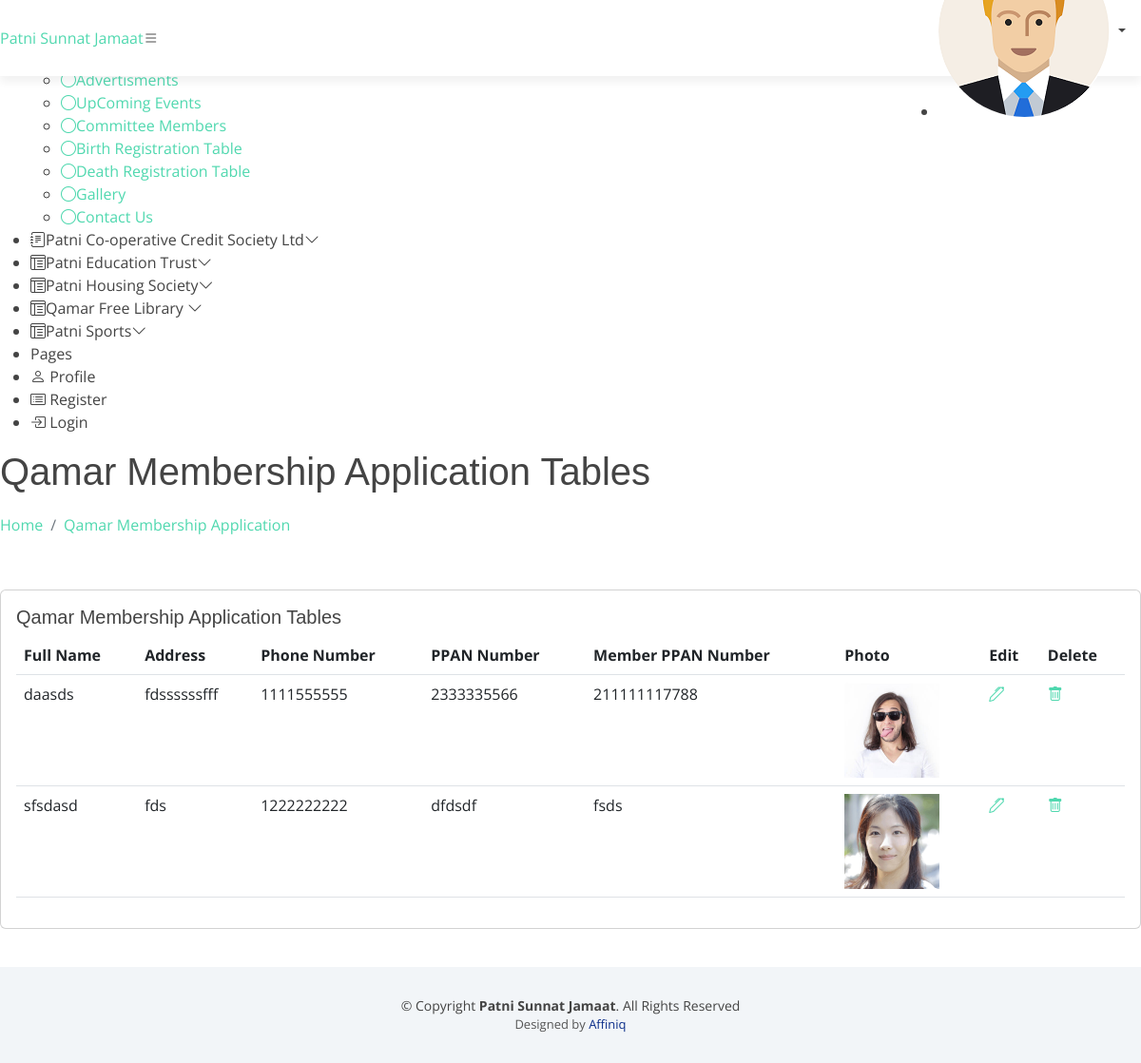
Page /admin/qamar_table.php (signed in) on the committed database.
### tables this page shows
CREATE TABLE `qamar` (
  `q_id` int(11) NOT NULL,
  `fullname` varchar(255) NOT NULL,
  `address` varchar(255) NOT NULL,
  `number` varchar(255) NOT NULL,
  `ppan` varchar(255) NOT NULL,
  `member_ppan` varchar(255) NOT NULL,
  `filename` varchar(255) NOT NULL
);

### admin/qamar_table.php (the view, shortened to what this page needs)
<?php include 'header.php';?>
  <main id="main" class="main">
    <div class="pagetitle">
      <h1>Qamar Membership Application Tables</h1>
      <nav>
        <ol class="breadcrumb">
          <li class="breadcrumb-item"><a href="index.php">Home</a></li>
          <li class="breadcrumb-item active"><a href="qamar_table.php">Qamar Membership Application </a></li>
        </ol>
      </nav>
    </div>
    <section class="section">
      <div class="row">
        <div class="col-lg-12">
          <div class="card">
            <div class="card-body">
              <h5 class="card-title">Qamar Membership Application Tables</h5>
                 <?php
               require ('config1.php');
               $sql = "SELECT * FROM `qamar` WHERE 1";
               $result = mysqli_query($conn,$sql) or die ("query Unsccessful.");
               if(mysqli_num_rows($result)){
               ?>
              <table class="table datatable">
                <thead>
                  <tr>
                    <th scope="col">Full Name</th>
                    <th scope="col">Address</th>
                    <th scope="col">Phone Number</th>
                    <th scope="col">PPAN Number</th>
                    <th scope="col">Member PPAN Number</th>
                    <th scope="col">Photo</th>
                    <th scope="col">Edit</th>
                    <th scope="col">Delete</th>
                  </tr>
                </thead>
                <tbody>
                <?php
                    while($row = mysqli_fetch_assoc($result)){
                 ?>
                  <tr>
                    <td><?php echo $row['fullname'];?></td>
                    <td><?php echo $row['address'];?></td>
                    <td><?php echo $row['number'];?></td>
                    <td><?php echo $row['ppan'];?></td>
                    <td><?php echo $row['member_ppan'];?></td>
                    <td><img src="./upload/<?php echo $row['filename']; ?>"  style="width: 100px;height: 100px;"></td>
                    <td><a href="qamar_edit.php?id=<?php echo $row['q_id'];?>"><i class="bi bi-pen"></a></i></td>
                    <td><a href="qamar_delete.php?id=<?php echo $row['q_id'];?>"><i class="bi bi-trash"></a></i></td>
                  </tr>
                  <?php }?>
                </tbody>
              </table>
<?php
                }
else{
  echo "<h2>No Record Found</h2>";
  }
?>
            </div>
          </div>
        </div>
      </div>
    </section>
  </main>
  <?php include 'footer.php';?>

### assets/css/style.css (style rules this page uses)
body { background: #fff; color: #444; font-family: "Open Sans", sans-serif; }
h1, h2, h3, h4, h5, h6 { font-family: "Montserrat", sans-serif; font-weight: 400; margin: 0 0 20px 0; padding: 0; }
section { padding: 40px 0; overflow: hidden; }

### rows in the picture
qamar: fullname "daasds", address "fdssssssfff", number "1111555555", ppan "2333335566", member_ppan "211111117788", filename (picture)
qamar: fullname "sfsdasd", address "fds", number "1222222222", ppan "dfdsdf", member_ppan "fsds", filename (picture)
